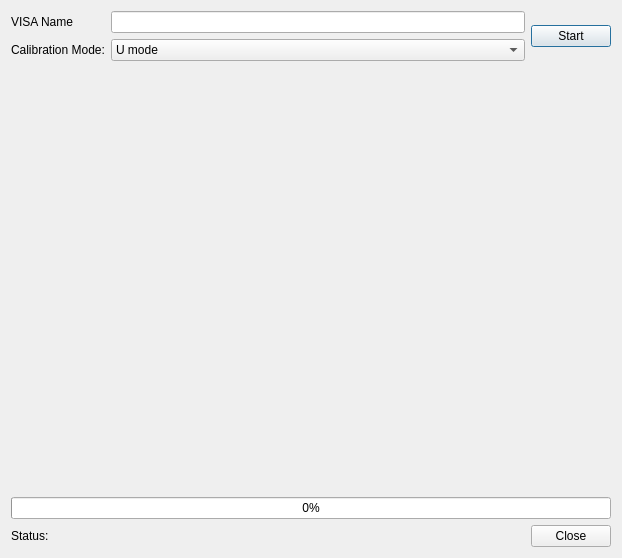
<?xml version="1.0" encoding="UTF-8"?>
<ui version="4.0">
 <class>CalibrateDialog</class>
 <widget class="QDialog" name="CalibrateDialog">
  <property name="windowModality">
   <enum>Qt::WindowModal</enum>
  </property>
  <property name="geometry">
   <rect>
    <x>0</x>
    <y>0</y>
    <width>618</width>
    <height>558</height>
   </rect>
  </property>
  <property name="windowTitle">
   <string>Calibration process...</string>
  </property>
  <layout class="QVBoxLayout" name="verticalLayout">
   <item>
    <layout class="QHBoxLayout" name="horizontalLayout">
     <item>
      <layout class="QFormLayout" name="formLayout">
       <item row="0" column="0">
        <widget class="QLabel" name="label_4">
         <property name="text">
          <string>VISA Name</string>
         </property>
        </widget>
       </item>
       <item row="0" column="1">
        <widget class="QLineEdit" name="leVisaName"/>
       </item>
       <item row="1" column="0">
        <widget class="QLabel" name="label">
         <property name="layoutDirection">
          <enum>Qt::LeftToRight</enum>
         </property>
         <property name="text">
          <string>Calibration Mode:</string>
         </property>
         <property name="textFormat">
          <enum>Qt::AutoText</enum>
         </property>
         <property name="scaledContents">
          <bool>false</bool>
         </property>
         <property name="alignment">
          <set>Qt::AlignLeading|Qt::AlignLeft|Qt::AlignVCenter</set>
         </property>
         <property name="wordWrap">
          <bool>false</bool>
         </property>
        </widget>
       </item>
       <item row="1" column="1">
        <widget class="QComboBox" name="cbMode">
         <item>
          <property name="text">
           <string>U mode</string>
          </property>
         </item>
         <item>
          <property name="text">
           <string>I mode</string>
          </property>
         </item>
        </widget>
       </item>
      </layout>
     </item>
     <item>
      <widget class="QPushButton" name="pbStart">
       <property name="text">
        <string>Start</string>
       </property>
      </widget>
     </item>
    </layout>
   </item>
   <item>
    <widget class="QCustomPlot" name="dataPlot" native="true">
     <property name="minimumSize">
      <size>
       <width>600</width>
       <height>400</height>
      </size>
     </property>
    </widget>
   </item>
   <item>
    <widget class="QProgressBar" name="progressBar">
     <property name="value">
      <number>0</number>
     </property>
    </widget>
   </item>
   <item>
    <layout class="QHBoxLayout" name="horizontalLayout_2">
     <item>
      <widget class="QLabel" name="lStatus">
       <property name="text">
        <string>Status: </string>
       </property>
      </widget>
     </item>
     <item>
      <spacer name="horizontalSpacer">
       <property name="orientation">
        <enum>Qt::Horizontal</enum>
       </property>
       <property name="sizeHint" stdset="0">
        <size>
         <width>40</width>
         <height>20</height>
        </size>
       </property>
      </spacer>
     </item>
     <item>
      <widget class="QPushButton" name="pbClose">
       <property name="text">
        <string>Close</string>
       </property>
      </widget>
     </item>
    </layout>
   </item>
  </layout>
 </widget>
 <customwidgets>
  <customwidget>
   <class>QCustomPlot</class>
   <extends>QWidget</extends>
   <header>qcustomplot.h</header>
   <container>1</container>
  </customwidget>
 </customwidgets>
 <resources/>
 <connections>
  <connection>
   <sender>pbClose</sender>
   <signal>clicked()</signal>
   <receiver>CalibrateDialog</receiver>
   <slot>reject()</slot>
   <hints>
    <hint type="sourcelabel">
     <x>568</x>
     <y>525</y>
    </hint>
    <hint type="destinationlabel">
     <x>509</x>
     <y>530</y>
    </hint>
   </hints>
  </connection>
 </connections>
</ui>
